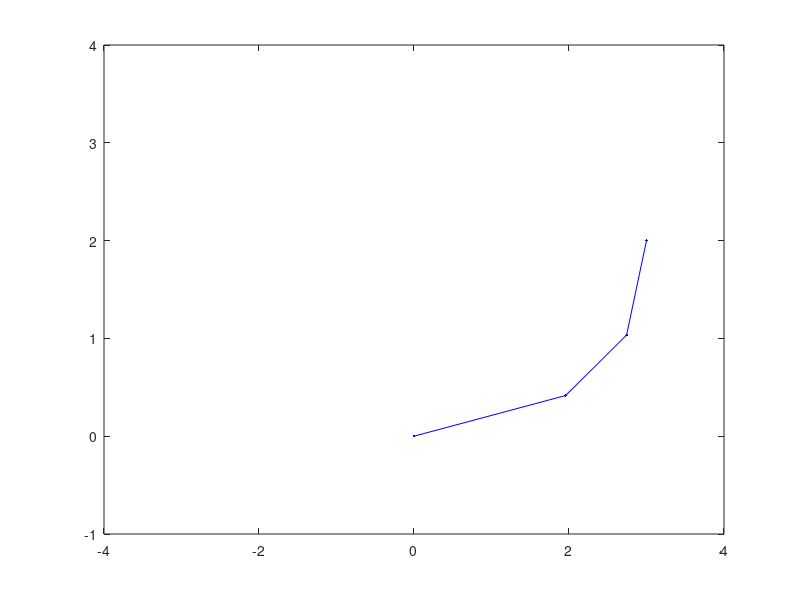

MATLAB code for this plot:
clc, clear     % Robot Tip Position
format compact % (Inverse Kinematics & fminseartch())
function [x3, y3] = RRR(q1, q2, q3) % compute the joint positions
[x0, y0] = deal(0);
x1 = x0 + 2*cosd(q1);     y1 = y0 + 2*sind(q1);
x2 = x1 + cosd(q1+q2);    y2 = y1 + sind(q1+q2);
x3 = x2 + cosd(q1+q2+q3); y3 = y2 + sind(q1+q2+q3);
plot([x0,x1,x2,x3],[y0,y1,y2,y3],'b.-');
xlim([-4,4]); ylim([-1,4]);
end
function [J] = RRR_Cost(z) % Return distance from specified point
[x0, y0] = deal(3,2); % Point
[q1, q2, q3] = deal(z(1), z(2), z(3));
[x3, y3] = RRR(q1, q2, q3);
J = sqrt( (x3-x0)^2 + (y3-y0)^2 );
end

[Z,e] = fminsearch(@RRR_Cost,[10,20,30])